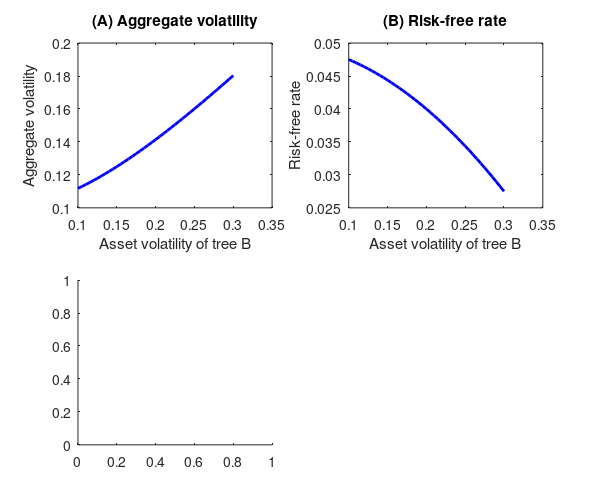

Write the MATLAB code that produced this figure. (Note: this script raises an error after producing the figure.)
%this figure plots comparatives for volatility shocks to tree B
Height = 500;
Width = 600;
width = 2;

load('volcontagion.mat');

vol=0.1:0.005:0.3;

sa=0.5;


agvol=(ltparams.sigma1^2*sa^2+vol.^2*(1-sa).^2+2*ltparams.sigma1*vol*ltparams.rho*sa*(1-sa)).^(1/2);


figure1=figure;
set(figure1,'Position',[232 100 Width Height],'PaperPositionMode','auto')

subplot(2,2,1)
plot(vol,agvol,'LineWidth',width,'Color','b');
title('(A) Aggregate volatility')
ylabel('Aggregate volatility');
xlabel('Asset volatility of tree B');
ylim([0.1,0.2]);
subplot(2,2,2)

%plot(vol,rfmat*10000,'LineWidth',2);
%hold on 
plot(vol,rfvol,'LineWidth',width,'Color','b')
%legend('5-yr','10-yr','30yr','short rate');
title('(B) Risk-free rate')
ylabel('Risk-free rate')
xlabel('Asset volatility of tree B');

subplot(2,2,3)
plot_c(vol,boundary);
legend('Short maturity (5y)','Baseline (10y)','Long maturity (30y)');
set(legend,'EdgeColor',[1 1 1], 'Location', 'northeast'); % the box becomes white
ylabel('Default boundary');
title('(C) Default boundary of tree A');
xlabel('Asset volatility of tree B');
ylim([0.2,0.4]);

subplot(2,2,4)
plot_c(vol,csvol);
title('(D) Credit spread of tree A');
xlabel('Asset volatility of tree B');
ylabel('Credit spread (bps)');


%% own shock
  
return
load('volcontagion_ownshock.mat');



agvol=(vol.^2*sa^2+ltparams.sigma2^2*(1-sa).^2+2*ltparams.sigma2*vol*ltparams.rho*sa*(1-sa))^(1/2);

figure2=figure;
set(figure2,'Position',[232 100 Width Height],'PaperPositionMode','auto')

subplot(2,2,1)
%plot(vol,rfmat*10000,'LineWidth',2);
%hold on 
plot(vol,agvol,'LineWidth',width,'Color','b')
%legend('5-yr','10-yr','30yr','short rate');
title('(A) riskfree short rate');

subplot(2,2,2)
%hold on 
plot(vol,rfvol*10000,'LineWidth',width,'Color','b')
%legend('5-yr','10-yr','30yr','short rate');
title('(B) riskfree short rate');

xlabel('vol of tree B');

subplot(2,2,3)

plot_c(vol,boundary);
legend('5-yr','10-yr','30yr');
  set(legend,'EdgeColor',[1 1 1], 'Location', 'northeast'); % the box becomes white

title('(C) Default boundary at share 0.5 of tree B');

subplot(2,2,4)
plot_c(vol,csvol);
title('credit spread of Tree B');
legend('5-yr','10-yr','30yr');
  set(legend,'EdgeColor',[1 1 1], 'Location', 'northwest'); % the box becomes white

xlabel(' vol of tree B');
title('((D) credit spread of tree B');

% % subplot(2,3,4)
% plot(vol, dtdvol,'LineWidth',2);
% legend('5-yr','10-yr','30yr');
% title('riskfree rate');
% title('distance to default');
% xlabel('vol of tree B');

function plot_c(vol,data)
  span = 10; width = 2;
  span = 10;

  yy1 = smooth(data(:,1),span);
  plot(vol, yy1,'LineWidth',width,'LineStyle',':','Color','r');
  hold on 
 
  yy2 = smooth(data(:,2),span);
  plot(vol, yy2,'LineWidth',width,'LineStyle','-','Color','b');
  hold on 
  
  yy3 = smooth(data(:,3),span);
  plot(vol, yy3,'LineWidth',width,'LineStyle','-.','Color','k');

  end 